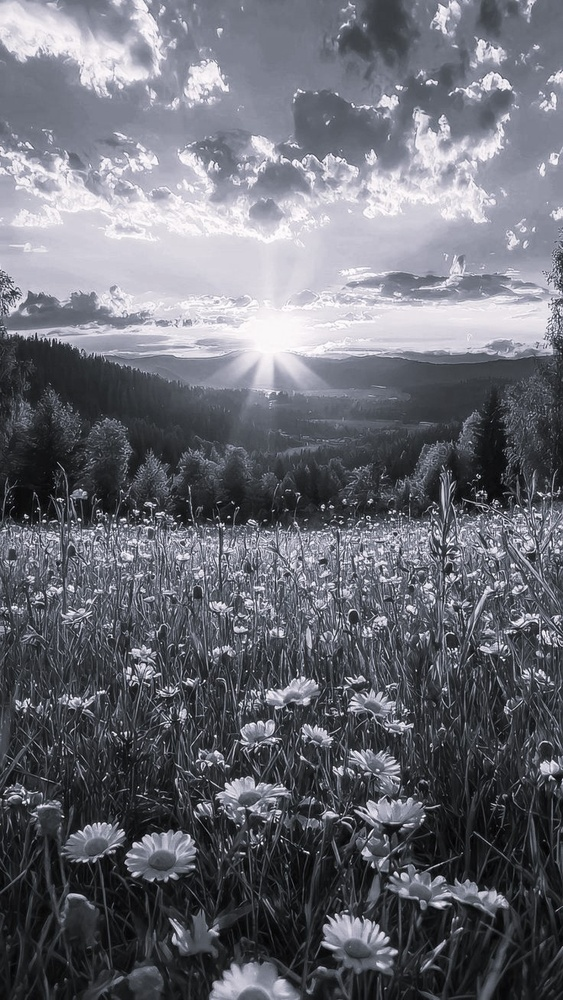
#> input picture nature.jpg, 563 x 1000 px, shrunk from 736 x 1308 before the run
$ python SVD.py
#> lines starting #> are read from the running program, lines starting #| are printed output that depends on the picture
import numpy as np
from PIL import Image
import matplotlib.pyplot as plt

# Загрузка изображения и преобразование в ч/б
image = Image.open('nature.jpg').convert('L')
image_array = np.array(image)

print(f"Размер матрицы: {image_array.shape}")
#| Размер матрицы: (1000, 563)
print(f"Тип данных: {image_array.dtype}")
#| Тип данных: uint8
print(f"Диапазон значений: [{image_array.min()}, {image_array.max()}]")
#| Диапазон значений: [0, 255]
print(f"Пример значений:\n{image_array[:5, :5]}")
#| Пример значений:
#| [[152 157 160 166 168]
#|  [154 158 162 169 174]
#|  [167 170 172 180 186]
#|  [186 188 189 194 198]
#|  [197 200 201 205 207]]

# === СИНГУЛЯРНОЕ РАЗЛОЖЕНИЕ ===

# Выполняем SVD
U, S, VT = np.linalg.svd(image_array, full_matrices=False)
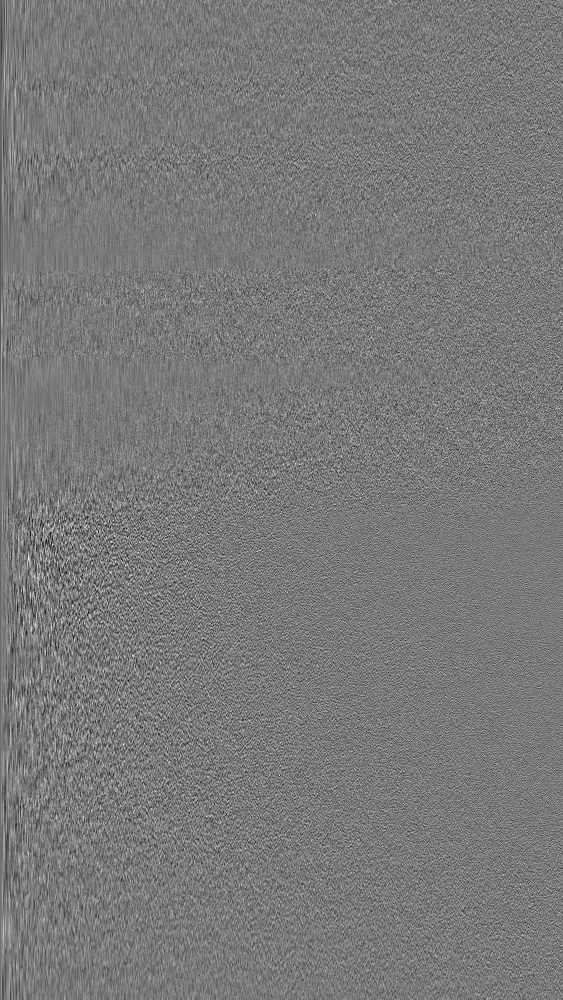
#> U: shape (1000, 563) float64; min -0.191, max 0.21, mean -4.56e-05; drawn with min black and max white
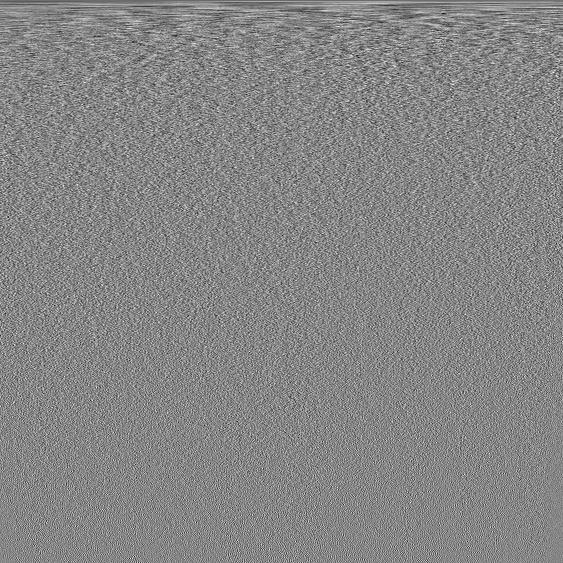
#> VT: shape (563, 563) float64; min -0.222, max 0.199, mean -7.43e-05; drawn with min black and max white
#> S = 563 values, max 89970 at index 0, min 51.75 at index 562, mean 890.3

# Общее количество сингулярных чисел
total_singular_values = len(S)
#> total_singular_values = 563
print(f"\nВсего сингулярных чисел: {total_singular_values}")
#| Всего сингулярных чисел: 563

# Вычисляем кумулятивную энергию
cumulative_energy = np.cumsum(S) / np.sum(S)
#> cumulative_energy = 563 values from 0.179 to 1

# График сингулярных чисел и кумулятивной энергии
plt.figure(figsize=(12, 5))

plt.subplot(1, 2, 1)
plt.semilogy(S, 'b-', linewidth=1)
plt.title('Сингулярные числа (логарифмическая шкала)')
plt.xlabel('Индекс r')
plt.ylabel('σ_r (log scale)')
plt.grid(True)

plt.subplot(1, 2, 2)
plt.plot(cumulative_energy, 'r-', linewidth=2)
plt.title('Кумулятивная энергия')
plt.xlabel('Количество компонент r')
plt.ylabel('Доля общей энергии')
plt.grid(True)
plt.ylim(0, 1.1)

plt.tight_layout()
plt.show()
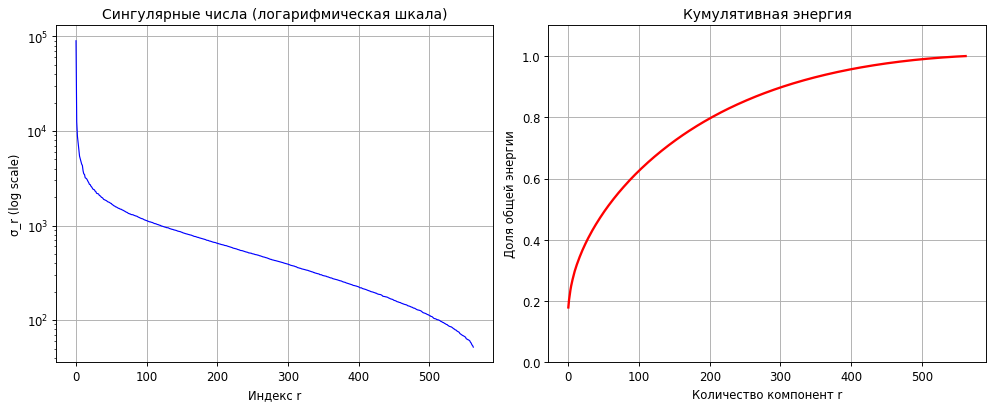
#> figure drawn by matplotlib, 2 panels; panel 1: curve peaks at x = 0, y = 89970; panel 2: curve peaks at x = 562, y = 1

# Проценты для усечения
compression_ratios = [0.10, 0.05, 0.01, 0.002]
ratios_names = ['10%', '5%', '1%', '0.2%']

print("\n" + "="*80)
print("РЕЗУЛЬТАТЫ СЖАТИЯ С ПОМОЩЬЮ SVD")
print("="*80)
print(f"{'Уровень':<10} {'r':<8} {'% энергии':<12} {'Ошибка Фробениуса':<20}")
print("-" * 60)

# Визуализация результатов - исправленная часть
fig, axes = plt.subplots(2, 3, figsize=(15, 10))
axes = axes.ravel()  # Преобразуем в одномерный массив для простой индексации

# Исходное изображение
axes[0].imshow(image_array, cmap='gray')
axes[0].set_title('Исходное изображение')
axes[0].axis('off')

# Восстановленные изображения для разных уровней сжатия
for i, (ratio, name) in enumerate(zip(compression_ratios, ratios_names)):
    # Вычисляем количество компонент
    r = max(1, int(total_singular_values * ratio))

    # Восстанавливаем изображение с первыми r компонентами
    reconstructed = U[:, :r] @ np.diag(S[:r]) @ VT[:r, :]
    reconstructed = np.clip(reconstructed, 0, 255).astype(np.uint8)

    # Вычисляем процент энергии
    energy_percentage = cumulative_energy[r-1] * 100

    # Вычисляем норму Фробениуса ошибки
    error_norm = np.linalg.norm(image_array - reconstructed, 'fro')

    print(f"{name:<10} {r:<8} {energy_percentage:<10.2f}% {error_norm:<20.2f}")

    # Исправленная индексация - используем i+1
    axes[i+1].imshow(reconstructed, cmap='gray')
    axes[i+1].set_title(f'r = {r} ({name})\nЭнергия: {energy_percentage:.1f}%')
    axes[i+1].axis('off')
#> this loop made 4 passes
#> (r, energy_percentage, error_norm) on passes 1 to 4: (56, 50.63, 128421.4), (28, 40.09, 130215.5), (5, 25, 132820.7), (1, 17.95, 133597.8)
#| 10%        56       50.63     % 128421.45
#| 5%         28       40.09     % 130215.54
#| 1%         5        25.00     % 132820.74
#| 0.2%       1        17.95     % 133597.81
#> pass 1, `reconstructed = U[:, :r] @ np.diag(S[:r]) @ VT[:r, :]`:
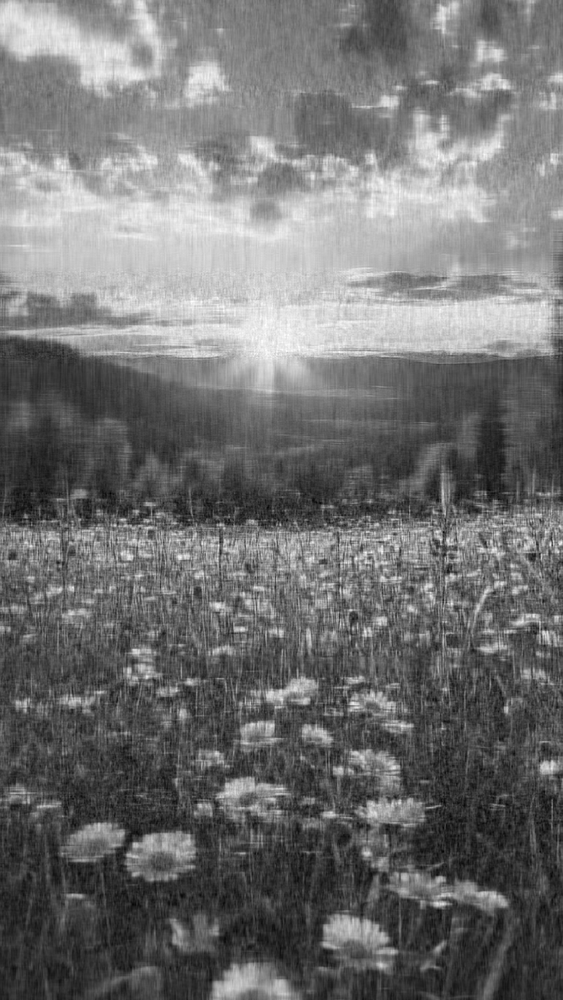
#> reconstructed: shape (1000, 563) float64; min -25.76, max 272.6, mean 107.2; drawn with min black and max white

# Скрываем последний subplot если он не используется
if len(compression_ratios) + 1 < len(axes):
    for j in range(len(compression_ratios) + 1, len(axes)):
        axes[j].axis('off')

plt.tight_layout()
plt.show()
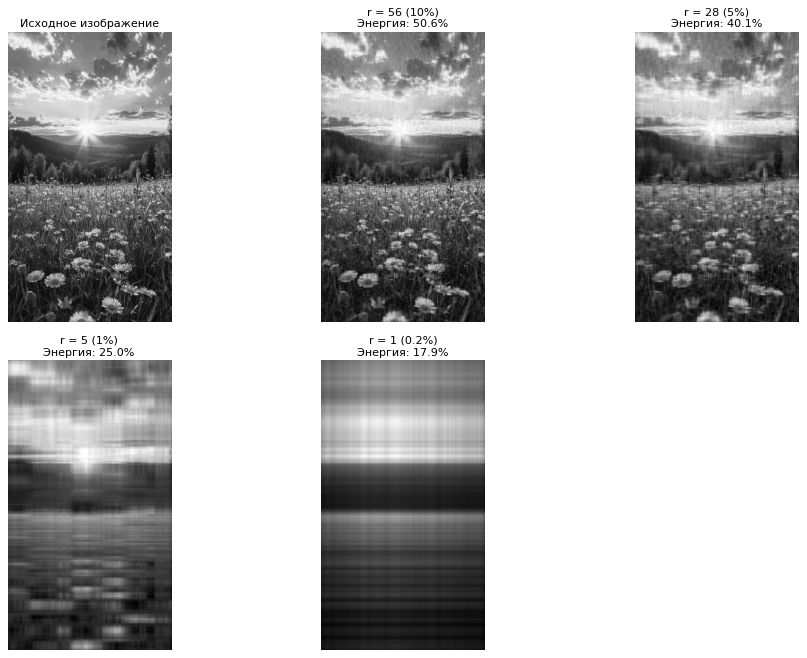
#> figure drawn by matplotlib, 5 panels

# Дополнительная информация
print("\n" + "="*80)
print("ДОПОЛНИТЕЛЬНАЯ ИНФОРМАЦИЯ")
print("="*80)
print(f"Размер исходной матрицы: {image_array.shape}")
#| Размер исходной матрицы: (1000, 563)
print(f"Общее количество элементов: {image_array.size}")
#| Общее количество элементов: 563000
print(f"Размер U: {U.shape}")
#| Размер U: (1000, 563)
print(f"Размер S: {S.shape}")
#| Размер S: (563,)
print(f"Размер VT: {VT.shape}")
#| Размер VT: (563, 563)

# Экономия памяти для разных уровней сжатия
print("\nЭКОНОМИЯ ПАМЯТИ:")
print(f"{'Уровень':<10} {'r':<8} {'Исходный размер':<18} {'Сжатый размер':<16} {'Коэф. сжатия':<12}")
print("-" * 70)

m, n = image_array.shape
#> m = 1000; n = 563
for ratio, name in zip(compression_ratios, ratios_names):
    r = max(1, int(total_singular_values * ratio))

    # Исходный размер (в элементах)
    original_size = m * n

    # Размер сжатого представления: U(m×r) + S(r) + VT(r×n)
    compressed_size = m * r + r + r * n

    compression_ratio = original_size / compressed_size

    print(f"{name:<10} {r:<8} {original_size:<18} {compressed_size:<16} {compression_ratio:<10.2f}x")
#> this loop made 4 passes
#> (r, compressed_size, compression_ratio) on passes 1 to 4: (56, 87584, 6.43), (28, 43792, 12.86), (5, 7820, 71.99), (1, 1564, 360)
#| 10%        56       563000             87584            6.43      x
#| 5%         28       563000             43792            12.86     x
#| 1%         5        563000             7820             71.99     x
#| 0.2%       1        563000             1564             359.97    x

# Сохранение восстановленных изображений
print("\nСохранение изображений...")
for ratio, name in zip(compression_ratios, ratios_names):
    r = max(1, int(total_singular_values * ratio))
    reconstructed = U[:, :r] @ np.diag(S[:r]) @ VT[:r, :]
    reconstructed = np.clip(reconstructed, 0, 255).astype(np.uint8)

    # Сохраняем изображение
    reconstructed_image = Image.fromarray(reconstructed)
    filename = f"nature_svd_{name.replace('%', '')}.jpg"
    reconstructed_image.save(filename)
    print(f"Сохранено: {filename}")
#> this loop made 4 passes
#> r on passes 1 to 4: 56, 28, 5, 1
#> pass 3, `reconstructed = U[:, :r] @ np.diag(S[:r]) @ VT[:r, :]`:
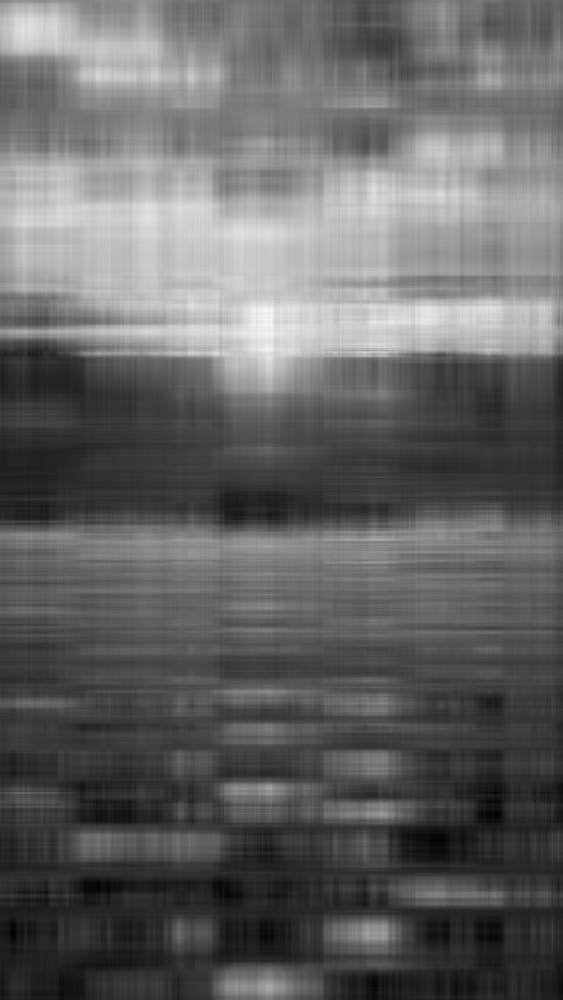
#> reconstructed: shape (1000, 563) float64; min -5.48, max 280, mean 107.2; drawn with min black and max white
#> after the loop:
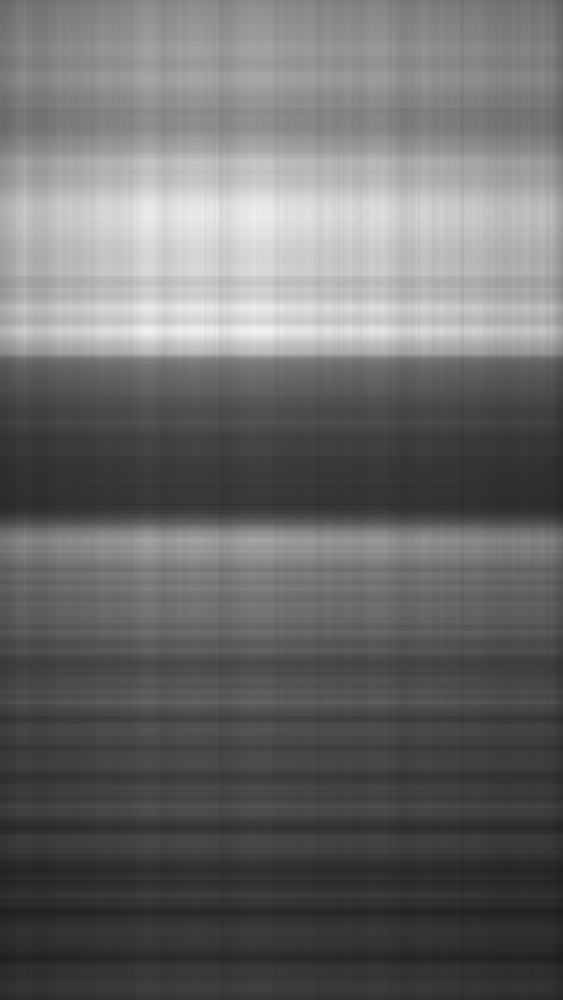
#> reconstructed: shape (1000, 563); min 28, max 245, mean 106.8

print("\nАнализ завершен!")

$ run again, with 1.jpg copied over nature.jpg
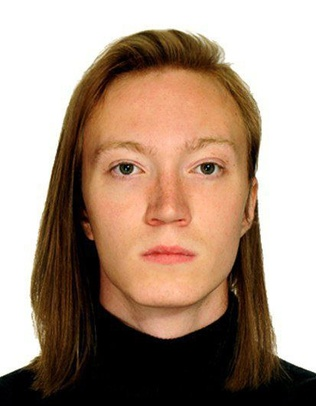
#> input picture 1.jpg, 316 x 406 px, shrunk from 413 x 531 before the run
#| Размер матрицы: (406, 316)
#| Тип данных: uint8
#| Диапазон значений: [0, 255]
#| Пример значений:
#| [[255 255 255 255 255]
#|  [255 255 255 255 255]
#|  [255 255 255 255 255]
#|  [255 255 255 255 255]
#|  [255 255 255 255 255]]
#> S = 316 values, max 61066.6 at index 0, min 0.0478 at index 315, mean 502.8
#> total_singular_values = 316
#| Всего сингулярных чисел: 316
#> cumulative_energy = 316 values from 0.384 to 1
#> `plt.show()`:
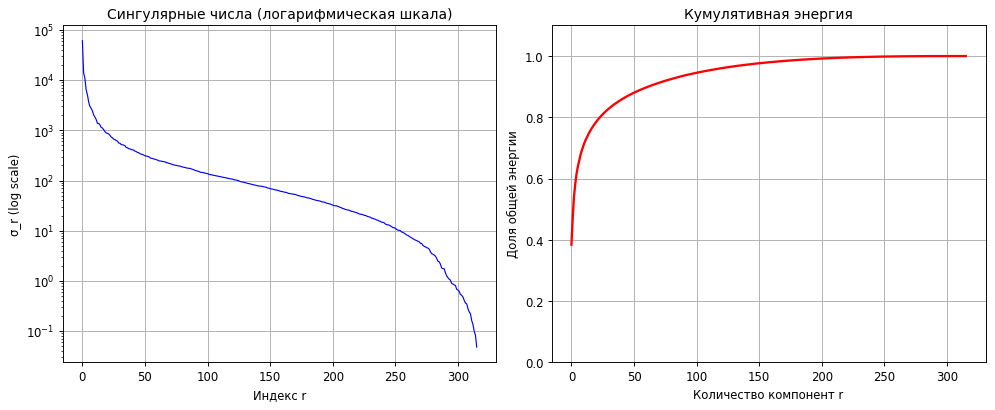
#> figure drawn by matplotlib, 2 panels; panel 1: curve peaks at x = 0, y = 61066.6; panel 2: curve peaks at x = 315, y = 1
#> the loop `for i, (ratio, name) in enumerate(zip(compression_ratios, ratios_names..` made 4 passes
#> (r, energy_percentage, error_norm) on passes 1 to 4: (31, 82.92, 47303.4), (15, 74.88, 48176.5), (3, 54.07, 46293.5), (1, 38.44, 46566.8)
#> (printed output is left out)
#| Размер исходной матрицы: (406, 316)
#| Общее количество элементов: 128296
#| Размер U: (406, 316)
#| Размер S: (316,)
#| Размер VT: (316, 316)
#> the loop `for ratio, name in zip(compression_ratios, ratios_names):` made 4 passes
#> (r, compressed_size, compression_ratio) on passes 1 to 4: (31, 22413, 5.72), (15, 10845, 11.83), (3, 2169, 59.15), (1, 723, 177.4)
#> (printed output is left out)
#> the loop `for ratio, name in zip(compression_ratios, ratios_names):` made 4 passes
#> r on passes 1 to 4: 31, 15, 3, 1
#> after the loop `for ratio, name in zip(compression_ratios, ratios_names):`:
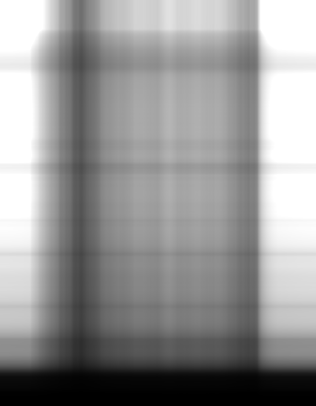
#> reconstructed: shape (406, 316); min 0, max 255, mean 149.8

$ run again, with portret.jpg copied over nature.jpg
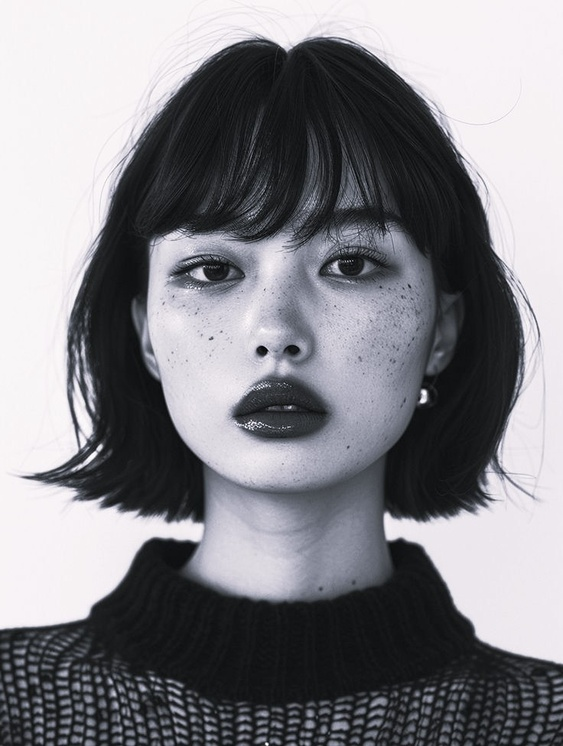
#> input picture portret.jpg, 563 x 746 px, shrunk from 736 x 976 before the run
#| Размер матрицы: (746, 563)
#| Тип данных: uint8
#| Диапазон значений: [0, 255]
#| Пример значений:
#| [[248 247 246 246 245]
#|  [248 247 246 246 245]
#|  [247 247 246 246 245]
#|  [247 246 246 246 246]
#|  [246 246 246 246 246]]
#> S = 563 values, max 95134.3 at index 0, min 1.83 at index 562, mean 652.8
#> total_singular_values = 563
#| Всего сингулярных чисел: 563
#> cumulative_energy = 563 values from 0.259 to 1
#> `plt.show()`:
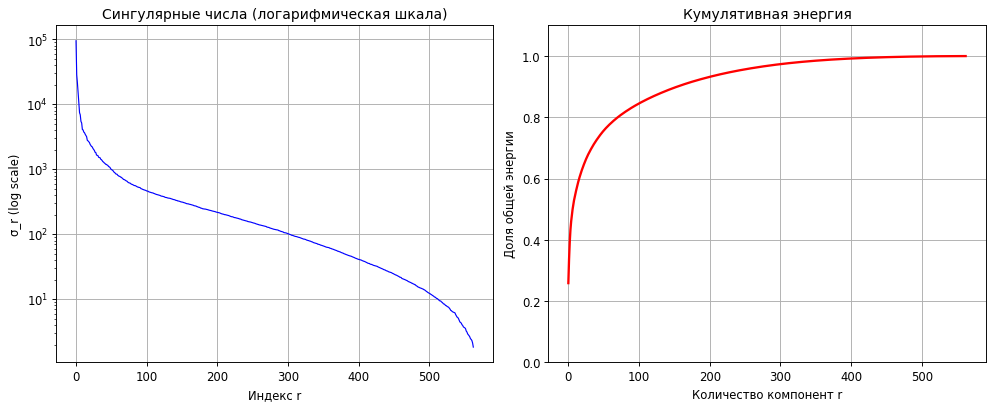
#> figure drawn by matplotlib, 2 panels; panel 1: curve peaks at x = 0, y = 95134.3; panel 2: curve peaks at x = 562, y = 1
#> the loop `for i, (ratio, name) in enumerate(zip(compression_ratios, ratios_names..` made 4 passes
#> (r, energy_percentage, error_norm) on passes 1 to 4: (56, 76.94, 104836.9), (28, 67.37, 107245.7), (5, 46.09, 108651.8), (1, 25.89, 98196.1)
#> (printed output is left out)
#| Размер исходной матрицы: (746, 563)
#| Общее количество элементов: 419998
#| Размер U: (746, 563)
#| Размер S: (563,)
#| Размер VT: (563, 563)
#> the loop `for ratio, name in zip(compression_ratios, ratios_names):` made 4 passes
#> (r, compressed_size, compression_ratio) on passes 1 to 4: (56, 73360, 5.73), (28, 36680, 11.45), (5, 6550, 64.12), (1, 1310, 320.6)
#> (printed output is left out)
#> the loop `for ratio, name in zip(compression_ratios, ratios_names):` made 4 passes
#> r on passes 1 to 4: 56, 28, 5, 1
#> after the loop `for ratio, name in zip(compression_ratios, ratios_names):`:
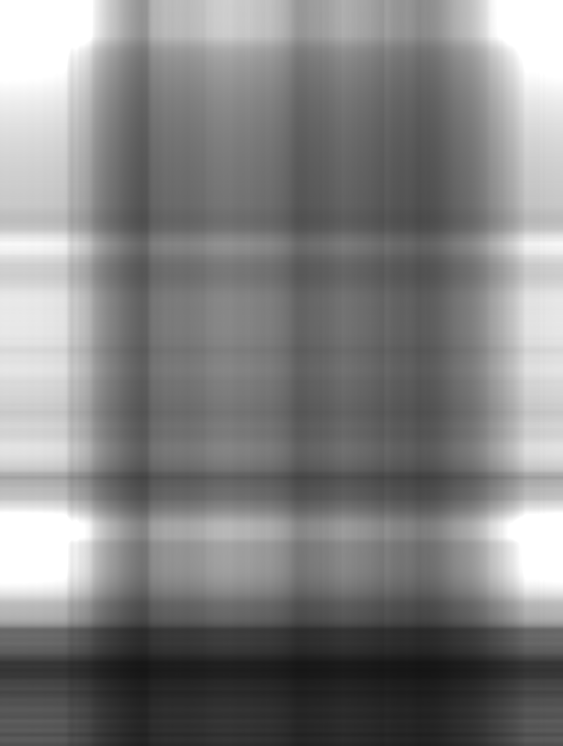
#> reconstructed: shape (746, 563); min 20, max 255, mean 130.2

$ run again, with portret_svd_0.2.jpg copied over nature.jpg
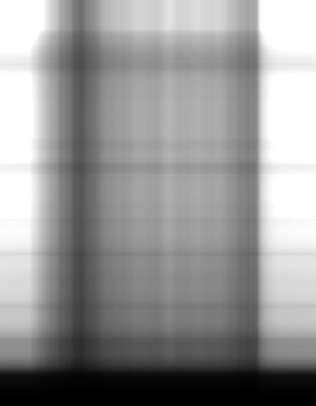
#> input picture portret_svd_0.2.jpg, 316 x 406 px, shrunk from 413 x 531 before the run
#> image is the input picture: PIL image 316x406 L; min 0, max 255, mean 149.8
#| Размер матрицы: (406, 316)
#| Тип данных: uint8
#| Диапазон значений: [0, 255]
#| Пример значений:
#| [[255 255 255 255 255]
#|  [255 255 255 255 255]
#|  [255 255 255 255 255]
#|  [255 255 255 255 255]
#|  [255 255 255 255 255]]
#> S = 316 values, max 59149 at index 0, min 7.5e-13 at index 315, mean 204
#> total_singular_values = 316
#| Всего сингулярных чисел: 316
#> cumulative_energy = 316 values from 0.918 to 1
#> the loop `for i, (ratio, name) in enumerate(zip(compression_ratios, ratios_names..` made 4 passes
#> (r, energy_percentage, error_norm) on passes 1 to 4: (31, 97.53, 6693.3), (15, 96.95, 12156.9), (3, 96.23, 18844.2), (1, 91.75, 63102.5)
#> (printed output is left out)
#| Размер исходной матрицы: (406, 316)
#| Общее количество элементов: 128296
#| Размер U: (406, 316)
#| Размер S: (316,)
#| Размер VT: (316, 316)
#> the loop `for ratio, name in zip(compression_ratios, ratios_names):` made 4 passes
#> (r, compressed_size, compression_ratio) on passes 1 to 4: (31, 22413, 5.72), (15, 10845, 11.83), (3, 2169, 59.15), (1, 723, 177.4)
#> (printed output is left out)
#> the loop `for ratio, name in zip(compression_ratios, ratios_names):` made 4 passes
#> r on passes 1 to 4: 31, 15, 3, 1
#> after the loop `for ratio, name in zip(compression_ratios, ratios_names):`:
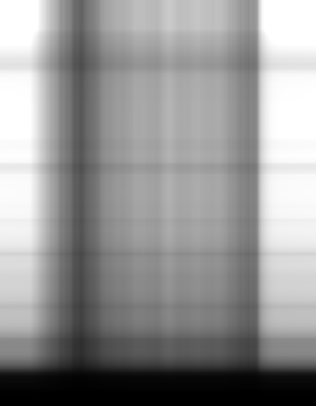
#> reconstructed: shape (406, 316); min 0, max 255, mean 148.7
